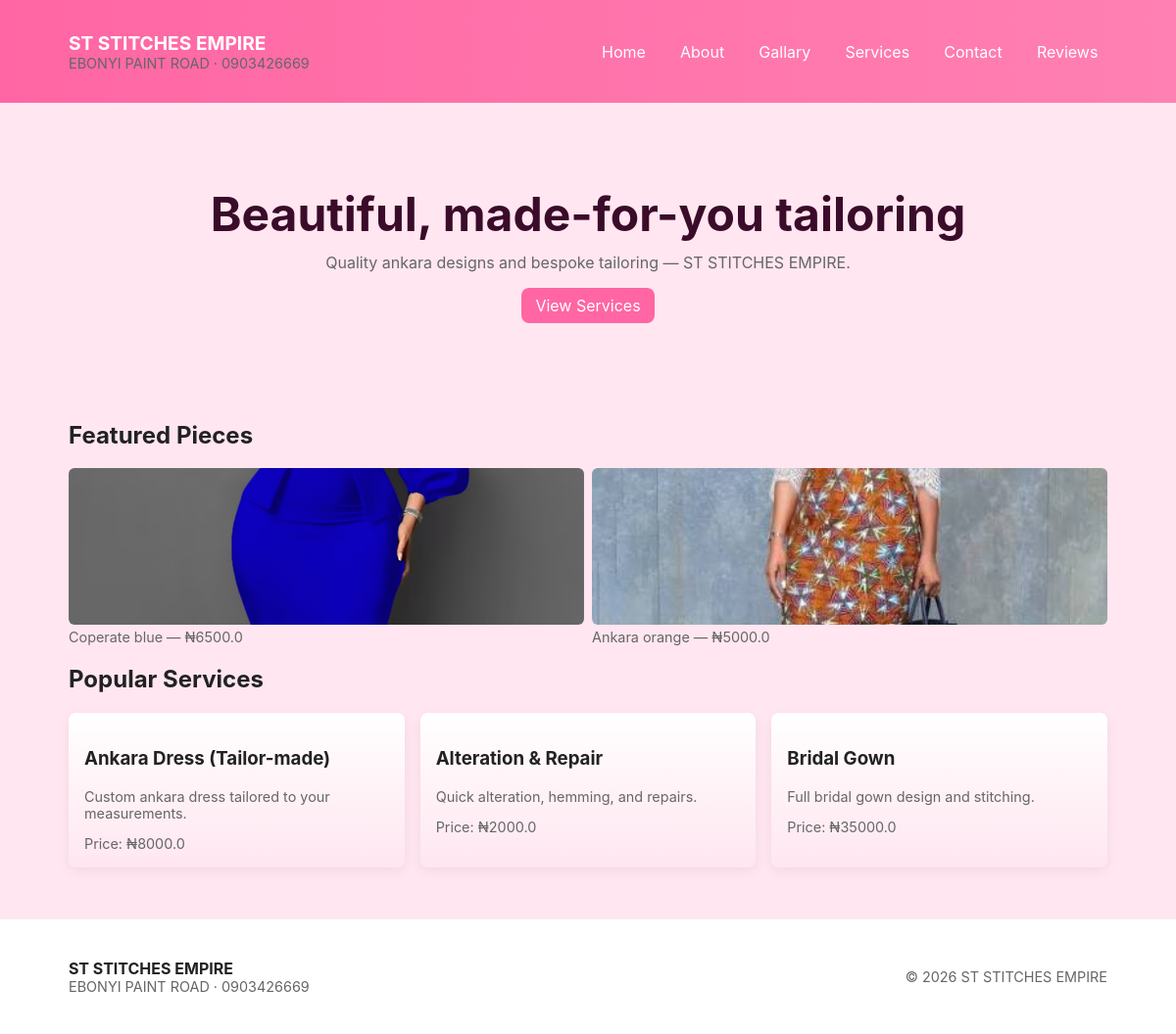
The page / on the database its author committed.
### app/models.py (models this page shows)
class Gallery(Base):
    __tablename__ = "gallery"
    id = Column(Integer, primary_key=True, index=True)
    title = Column(String, nullable=False)
    category = Column(String, nullable=False)
    price = Column(Float, nullable=False)
    description = Column(Text)
    image = Column(String, nullable=False)

class Service(Base):
    __tablename__ = "services"
    id = Column(Integer, primary_key=True, index=True)
    name = Column(String, nullable=False)
    description = Column(Text)
    price = Column(Float, nullable=False)
    created_at = Column(DateTime, default=datetime.datetime.utcnow)

### app/main.py (the view)
@app.get("/", response_class=HTMLResponse)
async def home(request: Request):
    db = SessionLocal()
    try:
        featured = db.query(Gallery).order_by(Gallery.id.desc()).limit(6).all()
        services = db.query(Service).order_by(Service.id.asc()).limit(4).all()
    finally:
        db.close()
    return templates.TemplateResponse(request, "index.html", {"request": request, "gallery": featured, "services": services})

### templates/index.html
{% extends 'base.html' %}
{% block content %}
  <section class="hero">
    <h1>Beautiful, made-for-you tailoring</h1>
    <p>Quality ankara designs and bespoke tailoring — ST STITCHES EMPIRE.</p>
    <p><a class="btn" href="/services">View Services</a></p>
  </section>
  <section>
    <h2>Featured Pieces</h2>
    <div class="gallery-grid">
      {% for item in gallery %}
        <div>
          <a href="/gallary"><img src="/uploads/{{ item.image }}" alt="{{ item.title }}"></a>
          <div class="small">{{ item.title }} — ₦{{ item.price }}</div>
        </div>
      {% else %}
        <div class="card">No featured pieces yet</div>
      {% endfor %}
    </div>
  </section>
  <section style="margin-top:1.25rem">
    <h2>Popular Services</h2>
    <div class="card-grid">
      {% for s in services %}
        <div class="card">
          <h3>{{ s.name }}</h3>
          <p class="small">{{ s.description }}</p>
          <div class="small">Price: ₦{{ s.price }}</div>
        </div>
      {% else %}
        <div class="card">No services yet</div>
      {% endfor %}
    </div>
  </section>
{% endblock %}

### templates/base.html (shortened to what this page needs)
<!doctype html>
<html lang="en">
  <head>
    <link rel="stylesheet" href="/static/css/style.css">
  </head>
  <body>
    <header>
      <div class="container" style="display:flex;justify-content:space-between;align-items:center">
        <div>
          <div class="brand">ST STITCHES EMPIRE</div>
          <div class="brand-sub small">EBONYI PAINT ROAD · 0903426669</div>
        </div>
        <nav class="nav">
          <ul>
            <li><a href="/">Home</a></li>
            <li><a href="/about">About</a></li>
            <li><a href="/gallary">Gallary</a></li>
            <li><a href="/services">Services</a></li>
            <li><a href="/contact">Contact</a></li>
            <li><a href="/reviews">Reviews</a></li>
          </ul>
        </nav>
      </div>
    </header>
    <main class="container">
      {% block content %}{% endblock %}
    </main>
    <footer>
      <div class="container" style="display:flex;justify-content:space-between;align-items:center;flex-wrap:wrap">
        <div>
          <strong>ST STITCHES EMPIRE</strong>
          <div class="small">EBONYI PAINT ROAD · 0903426669</div>
        </div>
        <div class="small">&copy; {{ year or 2026 }} ST STITCHES EMPIRE</div>
      </div>
    </footer>
  </body>
</html>

### static/css/style.css (style rules this page uses)
:root { --pink-100: #ffe6f0; --pink-200: #ffb3d1; --pink-400: #ff66a3; --pink-600: #ff4d8a; --accent: #ff66a3; --muted: #666; --bg: #fff; }
* { box-sizing:border-box }
body { font-family:Inter, system-ui, Arial, sans-serif;margin:0;background:var(--pink-100);color:#222 }
a { color:var(--pink-600);text-decoration:none }
.container { max-width:1100px;margin:0 auto;padding:1.25rem }
header { background:linear-gradient(90deg,var(--pink-400),#ff80b3);color:white;padding:.75rem 0 }
.brand { font-weight:700;font-size:1.2rem }
.nav { display:flex;gap:1rem;align-items:center }
nav ul { list-style:none;padding:0;margin:0;display:flex;gap:1rem }
nav a { color:inherit;padding:.35rem .6rem;border-radius:6px }
.hero { padding:3rem 0;text-align:center }
.hero h1 { font-size:2.25rem;margin:0 0 .6rem;color:#3b0b2a }
.hero p { color:var(--muted);margin:0 0 1rem }
.card-grid { display:grid;grid-template-columns:repeat(auto-fit,minmax(220px,1fr));gap:1rem }
.card { background:linear-gradient(180deg,#fff,var(--pink-100));border-radius:8px;padding:1rem;box-shadow:0 4px 14px rgba(0,0,0,0.06) }
.gallery-grid { display:grid;grid-template-columns:repeat(auto-fit,minmax(160px,1fr));gap:8px }
.gallery-grid img { width:100%;height:160px;object-fit:cover;border-radius:6px }
.btn { display:inline-block;background:var(--accent);color:white;padding:.5rem .9rem;border-radius:8px }
footer { padding:1.25rem 0;background:#fff;border-top:1px solid rgba(0,0,0,0.05);margin-top:2rem }
@media (min-width:900px) { .hero { padding:4rem 0 } }
@media (min-width:900px) { .hero h1 { font-size:3rem } }
.small { font-size:.9rem;color:var(--muted) }
.brand-sub { font-size:.9rem }

### rows shown on the page
Gallery: image (picture), title "Coperate blue", price "6500.0"
Gallery: image (picture), title "Ankara orange", price "5000.0"
Service: name "Ankara Dress (Tailor-made)", description "Custom ankara dress tailored to your measurements.", price "8000.0"
Service: name "Alteration & Repair", description "Quick alteration, hemming, and repairs.", price "2000.0"
Service: name "Bridal Gown", description "Full bridal gown design and stitching.", price "35000.0"

### other values the page prints
{{ year or 2026 }} "2026"
